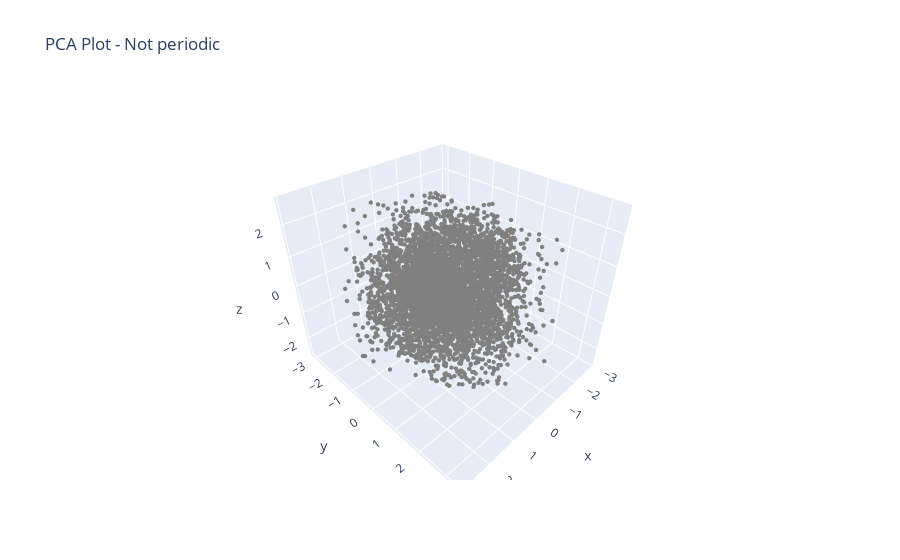
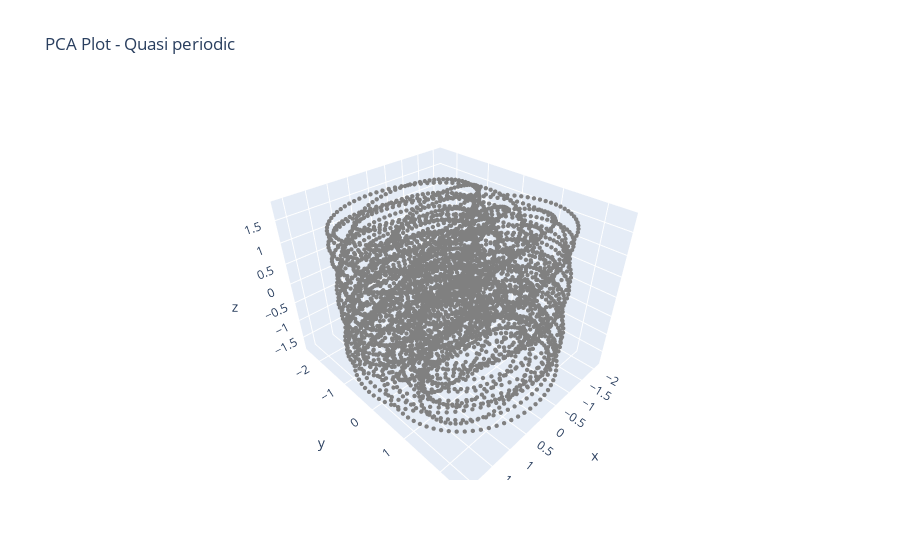
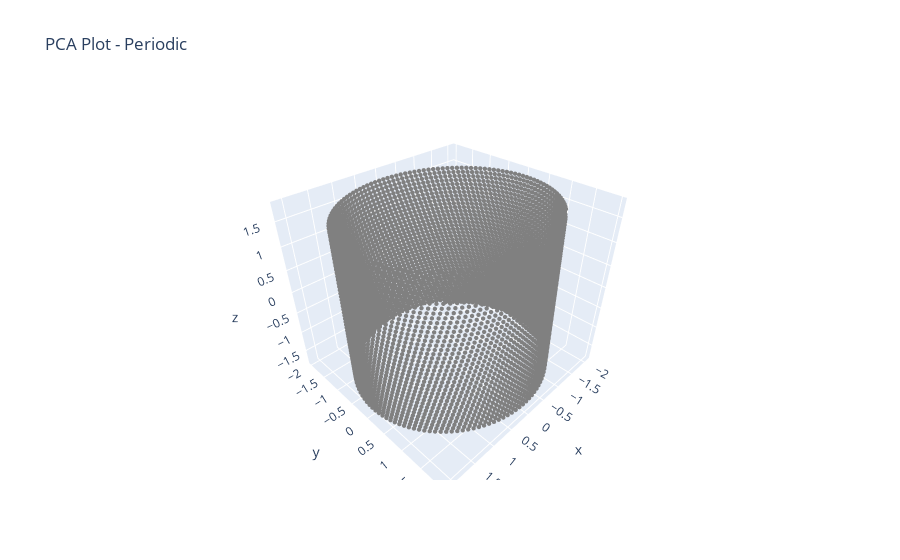

The notebook cell these images were saved under, in order:
### Code cell
def plot_pca_3d(data, title):
    Xs = sc.fit_transform(data)
    pca = PCA(n_components=5)
    pca_result = pca.fit_transform(Xs)

    print('Explained Variance', pca.explained_variance_ratio_)

    fig = go.Figure(data=[go.Scatter3d(x=pca_result[:, 0], y=pca_result[:, 1], z=pca_result[:, 2], mode ='markers', 
    marker=dict(size = 1.5, color = 'grey'))])
    fig.update_layout(title=title)
    fig.show()

plot_pca_3d(SW_not_per, title='PCA Plot - Not periodic')
plot_pca_3d(SW_qper, title='PCA Plot - Quasi periodic')
plot_pca_3d(SW_per, title='PCA Plot - Periodic')

### Figure 1 — Plotly figure (JSON) as saved in the notebook; plotly's stock layout.template omitted (floating-point values rounded to 4 significant figures; data arrays with more than 128 entries replaced by an {"elided": "..."} marker saying what was removed)
{"data": [{"marker": {"color": "grey", "size": 1.5}, "mode": "markers", "type": "scatter3d", "x": {"elided": "5000 float values"}, "y": {"elided": "5000 float values"}, "z": {"elided": "5000 float values"}}], "layout": {"title": {"text": "PCA Plot - Not periodic"}}}

### Figure 2 — Plotly figure (JSON) as saved in the notebook; plotly's stock layout.template omitted (floating-point values rounded to 4 significant figures; data arrays with more than 128 entries replaced by an {"elided": "..."} marker saying what was removed)
{"data": [{"marker": {"color": "grey", "size": 1.5}, "mode": "markers", "type": "scatter3d", "x": {"elided": "5000 float values"}, "y": {"elided": "5000 float values"}, "z": {"elided": "5000 float values"}}], "layout": {"title": {"text": "PCA Plot - Quasi periodic"}}}

### Figure 3 — Plotly figure (JSON) as saved in the notebook; plotly's stock layout.template omitted (floating-point values rounded to 4 significant figures; data arrays with more than 128 entries replaced by an {"elided": "..."} marker saying what was removed)
{"data": [{"marker": {"color": "grey", "size": 1.5}, "mode": "markers", "type": "scatter3d", "x": {"elided": "5000 float values"}, "y": {"elided": "5000 float values"}, "z": {"elided": "5000 float values"}}], "layout": {"title": {"text": "PCA Plot - Periodic"}}}
